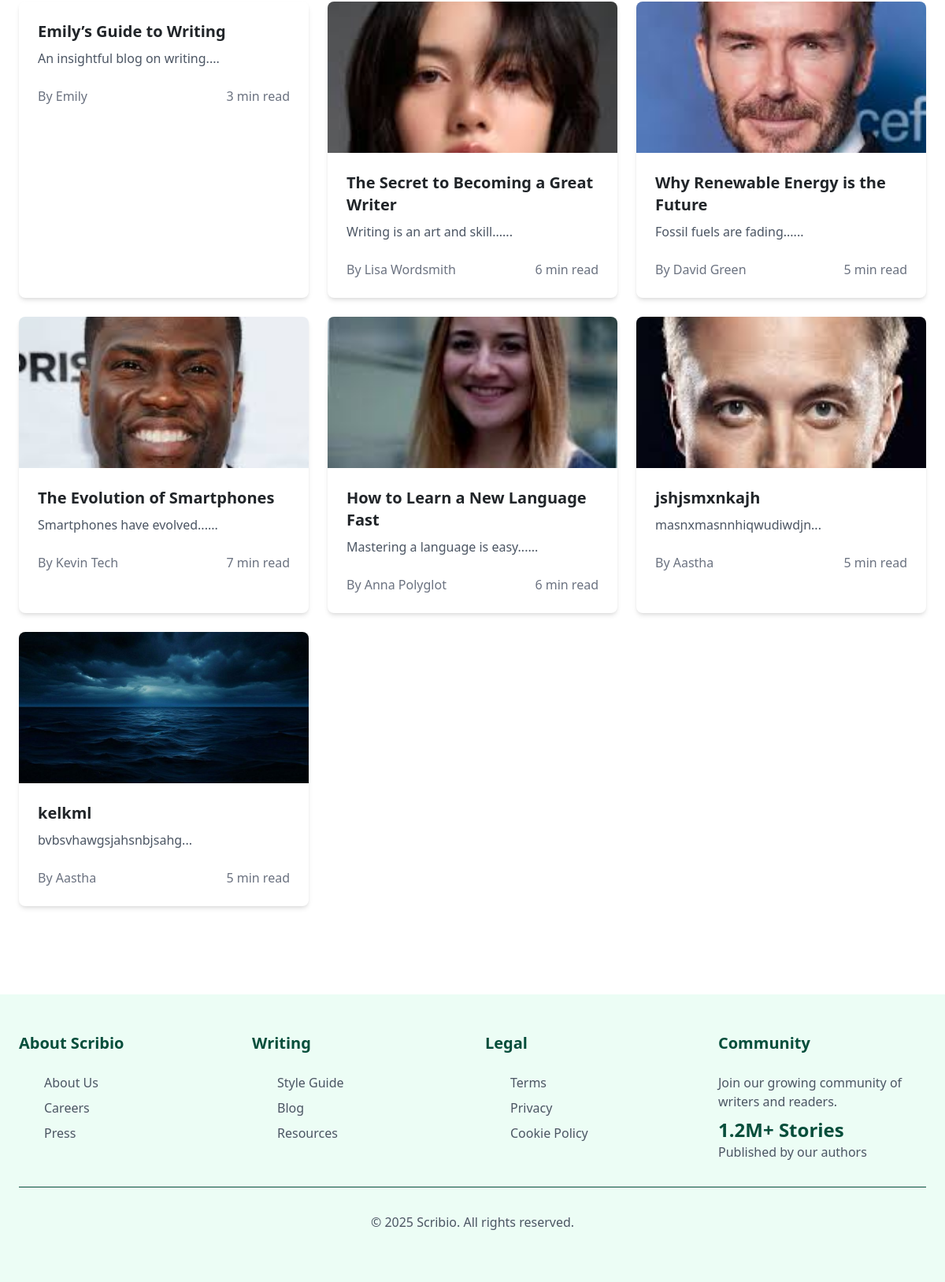
/search/ (lower part), run on an earlier commit of the app's database.
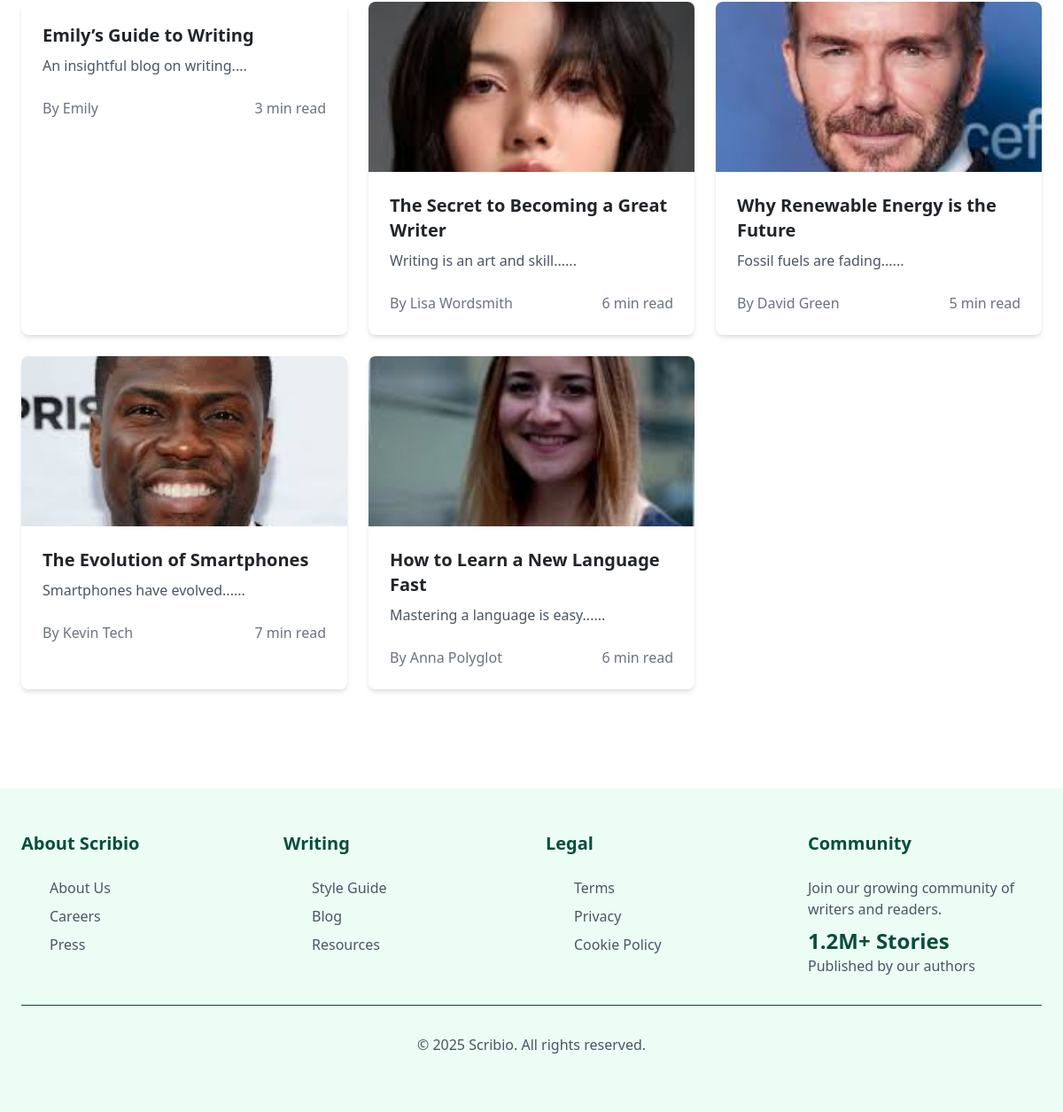
And on a later commit of the database.
### blog1/models.py (models this page shows, shortened)
class Blog(models.Model):
    role = models.CharField(max_length=20, choices=[('admin', 'Admin'), ('user', 'User')], default='user')
    title = models.CharField(max_length=255)
    content = models.TextField()
    read_time = models.IntegerField()
    author = models.CharField(max_length=100)
    category = models.CharField(max_length=100)
    image_path = models.CharField(max_length=255, blank=True, null=True)
    created_at = models.DateTimeField(auto_now_add=True)
    is_trending = models.BooleanField(default=False)  # Add this line
    tags = models.CharField(max_length=200, blank=True)
    read_time = models.IntegerField(null=True, blank=True)  # Allow NULL and blank values

### blog1/views.py (the view)
# urls.py: path('search/', views.search_view, name='search'),  # URL for search
def search_view(request):
    query = request.GET.get('q', '')
    trending_blogs = Blog.objects.filter(
        Q(title__icontains=query) |
        Q(content__icontains=query) |
        Q(author__icontains=query),
        is_trending=True
    )
    user_blogs = Blog.objects.filter(
        Q(title__icontains=query) |
        Q(content__icontains=query) |
        Q(author__icontains=query),
        is_trending=False
    )
    return render(request, 'search_result.html', {
        'query': query,
        'trending_blogs': trending_blogs,
        'user_blogs': user_blogs,
    })

### blog1/templates/search_result.html (shortened to what this page needs)
{% extends "base.html" %}
{% load static %}
{% block content %}
<div class="max-w-7xl mx-auto px-4 py-8">
    {% if trending_blogs or user_blogs %}
        {% if user_blogs %}
        <section>
            <div class="grid grid-cols-1 md:grid-cols-2 lg:grid-cols-3 gap-6">
                {% for blog in user_blogs %}
                <article class="bg-white rounded-lg shadow-md overflow-hidden hover:shadow-lg transition-shadow">
                    {% if blog.image_path %}
                    <img src="{% static blog.image_path %}" alt="{{ blog.title }}" class="w-full h-48 object-cover">
                    {% endif %}
                    <div class="p-6">
                        <h3 class="text-xl font-semibold mb-2">{{ blog.title }}</h3>
                        <p class="text-gray-600 mb-4 line-clamp-3">{{ blog.content|slice:":150" }}...</p>
                        <div class="flex items-center justify-between">
                            <span class="text-gray-500">By {{ blog.author }}</span>
                            <span class="text-gray-500">{{ blog.read_time }} min read</span>
                        </div>
                    </div>
                </article>
                {% endfor %}
            </div>
        </section>
        {% endif %}
    {% else %}
        <div class="text-center py-12">
            <h2 class="text-2xl font-semibold mb-4">No results found</h2>
            <p class="text-gray-600">Try different keywords or browse our trending articles.</p>
        </div>
    {% endif %}
</div>
{% endblock %}

### blog1/templates/base.html (shortened to what this page needs)
{% load static %}
<!DOCTYPE html>
<html lang="en">
    <head>
        <link href="https://cdnjs.cloudflare.com/ajax/libs/tailwindcss/2.2.19/tailwind.min.css" rel="stylesheet">
        <link rel="stylesheet" href="{% static 'css/base.css' %}">
        <link rel="stylesheet" href="{% static 'css/bootstrap.min.css' %}">
        <link href="https://cdn.jsdelivr.net/npm/bootstrap@5.3.3/dist/css/bootstrap.min.css" rel="stylesheet">
        <link rel="stylesheet" href="https://cdnjs.cloudflare.com/ajax/libs/font-awesome/6.4.0/css/all.min.css">
    </head>
<body class="font-sans bg-white">
    <main class="pt-16">
        {% block content %}{% endblock %}
    </main>
    <footer class="bg-primary-light mt-20">
        <div class="max-w-7xl mx-auto px-4 py-12">
            <div class="grid grid-cols-4 gap-8 mb-8">
                <div>
                    <h3 class="text-xl font-bold text-primary mb-4">About Scribio</h3>
                    <ul class="space-y-2">
                        <li><a href="#" class="text-gray-600 hover:text-primary">About Us</a></li>
                        <li><a href="#" class="text-gray-600 hover:text-primary">Careers</a></li>
                        <li><a href="#" class="text-gray-600 hover:text-primary">Press</a></li>
                    </ul>
                </div>
                <div>
                    <h3 class="text-xl font-bold text-primary mb-4">Writing</h3>
                    <ul class="space-y-2">
                        <li><a href="#" class="text-gray-600 hover:text-primary">Style Guide</a></li>
                        <li><a href="#" class="text-gray-600 hover:text-primary">Blog</a></li>
                        <li><a href="#" class="text-gray-600 hover:text-primary">Resources</a></li>
                    </ul>
                </div>
                <div>
                    <h3 class="text-xl font-bold text-primary mb-4">Legal</h3>
                    <ul class="space-y-2">
                        <li><a href="#" class="text-gray-600 hover:text-primary">Terms</a></li>
                        <li><a href="#" class="text-gray-600 hover:text-primary">Privacy</a></li>
                        <li><a href="#" class="text-gray-600 hover:text-primary">Cookie Policy</a></li>
                    </ul>
                </div>
                <div>
                    <h3 class="text-xl font-bold text-primary mb-4">Community</h3>
                    <p class="text-gray-600 mb-2">Join our growing community of writers and readers.</p>
                    <div class="text-2xl font-bold text-primary">1.2M+ Stories</div>
                    <div class="text-gray-600">Published by our authors</div>
                </div>
            </div>
            <div class="border-t border-primary-dark pt-8 text-center">
                <p class="text-gray-600">© 2025 Scribio. All rights reserved.</p>
            </div>
        </div>
    </footer>
</body>
</html>

### blog1/static/css/base.css (style rules this page uses)
:root { --color-primary: #064E3B; --color-primary-dark: #053E2F; --color-primary-light: #F0FDF4; --color-secondary: #0D9488; --color-accent: #14B8A6; }
.text-primary { color: var(--color-primary); }
.bg-primary-light { background-color: var(--color-primary-light); }
.border-primary-dark { border-color: var(--color-primary-dark); }
a, button { transition: all 0.2s ease-in-out; }
.text-primary, .hover\:text-primary:hover, a.text-primary, .text-primary-dark, .hover\:text-primary-dark:hover { color: #064E3B !important; text-decoration: none; }
.bg-primary-light { background-color: #ECFDF5 !important; }
.border-primary, .hover\:border-primary:hover, .border-primary-dark, .focus\:border-primary:focus { border-color: #064E3B !important; }
.text-gray-600.hover\:text-primary { color: #4B5563; }
a { text-decoration: none !important; }

### blog1/templates/base.html (style rules this page uses)
.text-primary, .hover\:text-primary:hover, a.text-primary, .text-primary-dark, .hover\:text-primary-dark:hover { color: #064E3B !important; text-decoration: none; }
.bg-primary-light { background-color: #ECFDF5 !important; }
.border-primary, .hover\:border-primary:hover, .border-primary-dark, .focus\:border-primary:focus { border-color: #064E3B !important; }
.text-gray-600.hover\:text-primary { color: #4B5563; }
a { text-decoration: none !important; }

What changed in the data, as far as the page shows it:
removed Blog: image_path (picture), title "jshjsmxnkajh", content "masnxmasnnhiqwudiwdjn", author "Aastha", read_time "5"
removed Blog: image_path (placeholder picture), title "kelkml", content "bvbsvhawgsjahsnbjsahg", author "Aastha", read_time "5"
